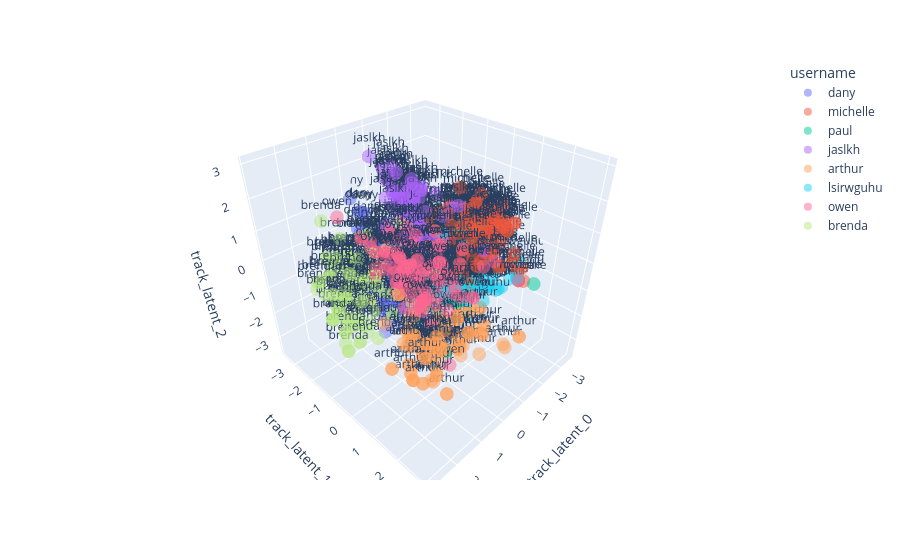
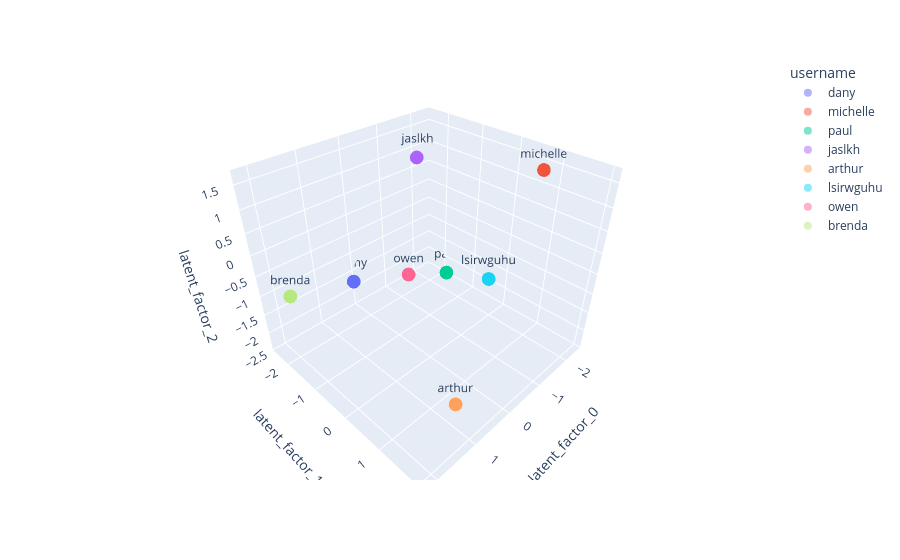

Notebook cell for these charts, in order:
### Code cell
if lmf.num_factors <= 3:
    df_tracks = df_matrix_mf.copy()
    df_tracks = df_tracks.sample(frac=1) # Shuffle the dataframe
    df_tracks = df_tracks[:1000] # Keep only 1000 tracks

    # Add item latent factors to the dataframe
    items_latent_columns = [f"track_latent_{i}" for i in range(lmf.num_factors)]
    for track_id in df_tracks["id"].unique():
        latent_factors = lmf.get_item_latent_factors(matrix_mf.items_to_ids([track_id])[0]).tolist()
        df_tracks.loc[df_tracks["id"] == track_id, items_latent_columns] = latent_factors

    # Add user latent factors to the dataframe
    users_latent_columns = [f"latent_factor_{i}" for i in range(lmf.num_factors)]
    for user_id in df_tracks["username"].unique():
        latent_factors = lmf.get_user_latent_factors(matrix_mf.usernames_to_ids([user_id])[0]).tolist()
        df_tracks.loc[df_tracks["username"] == user_id, users_latent_columns] = latent_factors

    plotting.plot_latent_space(
        df=df_tracks,
        color=df_tracks["username"],
        text=df_tracks["username"],
        latent_columns=items_latent_columns,
    ).show()

    plotting.plot_latent_space(
        df=df_tracks,
        color=df_tracks["username"],
        text=df_tracks["username"],
        latent_columns=users_latent_columns,
    ).show()
